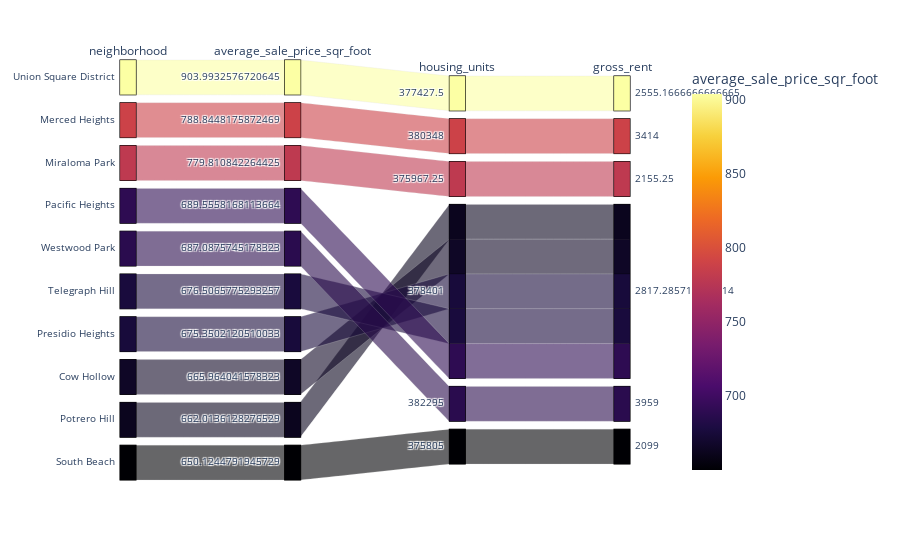

The code cell stored with this chart in its notebook:
### Code cell
# Parallel Categories Plot
parallel_categories = px.parallel_categories(
    sfo_data_2.iloc[0:10,:],
    dimensions=["neighborhood", "average_sale_price_sqr_foot", "housing_units", "gross_rent"],
    color="average_sale_price_sqr_foot",
    color_continuous_scale=px.colors.sequential.Inferno,)
parallel_categories

### Figure 1 — Plotly figure (JSON) as saved in the notebook; plotly's stock layout.template omitted (floating-point values rounded to 4 significant figures)
{"data": [{"dimensions": [{"label": "neighborhood", "values": ["Union Square District", "Merced Heights", "Miraloma Park", "Pacific Heights", "Westwood Park", "Telegraph Hill", "Presidio Heights", "Cow Hollow", "Potrero Hill", "South Beach"]}, {"label": "average_sale_price_sqr_foot", "values": [904.0, 788.8, 779.8, 689.6, 687.1, 676.5, 675.4, 666.0, 662.0, 650.1]}, {"label": "housing_units", "values": [377400.0, 380348, 376000.0, 378401, 382295, 378401, 378401, 378401, 378401, 375805]}, {"label": "gross_rent", "values": [2555.0, 3414, 2155.0, 2817.0, 3959, 2817.0, 2817.0, 2817.0, 2817.0, 2099]}], "domain": {"x": [0, 1], "y": [0, 1]}, "line": {"color": [904.0, 788.8, 779.8, 689.6, 687.1, 676.5, 675.4, 666.0, 662.0, 650.1], "coloraxis": "coloraxis"}, "name": "", "type": "parcats"}], "layout": {"autosize": true, "coloraxis": {"colorbar": {"title": {"text": "average_sale_price_sqr_foot"}}, "colorscale": [[0, "#000004"], [0.1111, "#1b0c41"], [0.2222, "#4a0c6b"], [0.3333, "#781c6d"], [0.4444, "#a52c60"], [0.5556, "#cf4446"], [0.6667, "#ed6925"], [0.7778, "#fb9b06"], [0.8889, "#f7d13d"], [1, "#fcffa4"]]}, "legend": {"tracegroupgap": 0}, "margin": {"t": 60}}}
